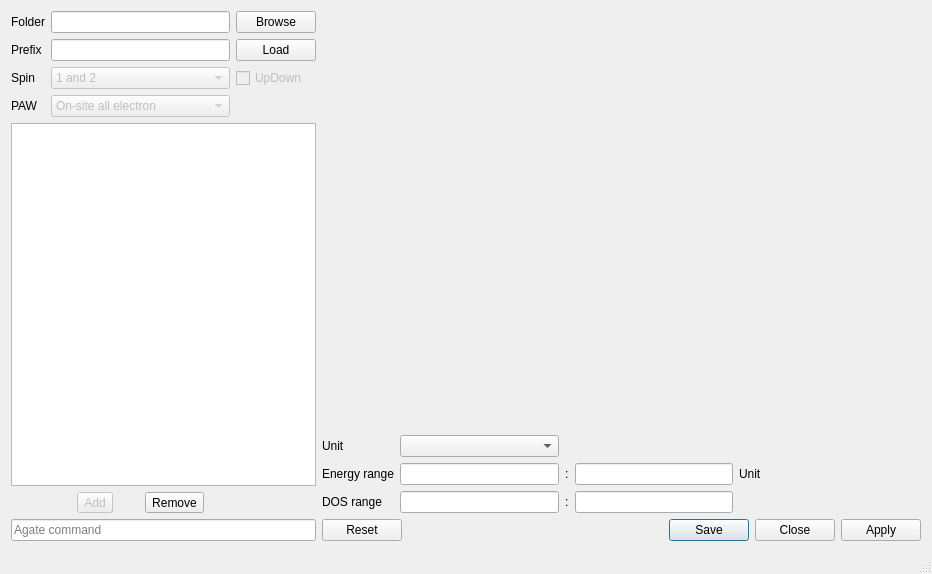
<?xml version="1.0" encoding="UTF-8"?>
<ui version="4.0">
 <class>QDos</class>
 <widget class="QMainWindow" name="QDos">
  <property name="geometry">
   <rect>
    <x>0</x>
    <y>0</y>
    <width>932</width>
    <height>574</height>
   </rect>
  </property>
  <property name="windowTitle">
   <string notr="true">qDOS</string>
  </property>
  <property name="windowIcon">
   <iconset resource="qdos.qrc">
    <normaloff>:/qdos.svg</normaloff>:/qdos.svg</iconset>
  </property>
  <widget class="QWidget" name="centralWidget">
   <layout class="QHBoxLayout" name="horizontalLayout">
    <item>
     <widget class="QWidget" name="widget_2" native="true">
      <property name="sizePolicy">
       <sizepolicy hsizetype="Fixed" vsizetype="Preferred">
        <horstretch>0</horstretch>
        <verstretch>0</verstretch>
       </sizepolicy>
      </property>
      <layout class="QHBoxLayout" name="horizontalLayout_2">
       <property name="spacing">
        <number>0</number>
       </property>
       <property name="leftMargin">
        <number>0</number>
       </property>
       <property name="topMargin">
        <number>0</number>
       </property>
       <property name="rightMargin">
        <number>0</number>
       </property>
       <property name="bottomMargin">
        <number>0</number>
       </property>
       <item>
        <layout class="QGridLayout" name="Left">
         <property name="sizeConstraint">
          <enum>QLayout::SetDefaultConstraint</enum>
         </property>
         <item row="1" column="0">
          <widget class="QLabel" name="prefixLabel">
           <property name="text">
            <string>Prefix</string>
           </property>
          </widget>
         </item>
         <item row="1" column="1">
          <widget class="QLineEdit" name="prefix">
           <property name="toolTip">
            <string>Prefix to find files</string>
           </property>
           <property name="statusTip">
            <string>Prefix to find files : prefix_DOS* will be used</string>
           </property>
           <property name="whatsThis">
            <string>Prefix to find files : prefix_DOS* will be used</string>
           </property>
           <property name="text">
            <string/>
           </property>
          </widget>
         </item>
         <item row="3" column="0">
          <widget class="QLabel" name="pawLabel">
           <property name="text">
            <string>PAW</string>
           </property>
          </widget>
         </item>
         <item row="0" column="1">
          <widget class="QLineEdit" name="folder">
           <property name="toolTip">
            <string>Folder to explore</string>
           </property>
           <property name="statusTip">
            <string>Folder to explore</string>
           </property>
           <property name="whatsThis">
            <string>Folder to explore</string>
           </property>
           <property name="text">
            <string notr="true"/>
           </property>
           <property name="readOnly">
            <bool>true</bool>
           </property>
          </widget>
         </item>
         <item row="6" column="0" colspan="3">
          <widget class="QLineEdit" name="command">
           <property name="toolTip">
            <string>Command to use with agate</string>
           </property>
           <property name="statusTip">
            <string>Command to use with agate</string>
           </property>
           <property name="whatsThis">
            <string>Command to use with agate</string>
           </property>
           <property name="readOnly">
            <bool>true</bool>
           </property>
           <property name="placeholderText">
            <string>Agate command </string>
           </property>
          </widget>
         </item>
         <item row="2" column="0">
          <widget class="QLabel" name="spinLabel">
           <property name="text">
            <string>Spin</string>
           </property>
          </widget>
         </item>
         <item row="0" column="0">
          <widget class="QLabel" name="folderLabel">
           <property name="text">
            <string>Folder</string>
           </property>
          </widget>
         </item>
         <item row="2" column="1">
          <widget class="QComboBox" name="spin">
           <property name="enabled">
            <bool>false</bool>
           </property>
           <property name="toolTip">
            <string>Spin component(s) to plot</string>
           </property>
           <property name="statusTip">
            <string>Spin component(s) to plot</string>
           </property>
           <property name="whatsThis">
            <string>Spin component(s) to plot</string>
           </property>
           <item>
            <property name="text">
             <string notr="true">1 and 2</string>
            </property>
           </item>
           <item>
            <property name="text">
             <string notr="true">1</string>
            </property>
           </item>
           <item>
            <property name="text">
             <string notr="true">2</string>
            </property>
           </item>
          </widget>
         </item>
         <item row="3" column="1">
          <widget class="QComboBox" name="paw">
           <property name="enabled">
            <bool>false</bool>
           </property>
           <property name="toolTip">
            <string>Paw component to plot</string>
           </property>
           <property name="statusTip">
            <string>Paw component to plot</string>
           </property>
           <property name="whatsThis">
            <string>Paw component to plot</string>
           </property>
           <item>
            <property name="text">
             <string>On-site all electron</string>
            </property>
           </item>
           <item>
            <property name="text">
             <string>On-site pseudo contribution</string>
            </property>
           </item>
           <item>
            <property name="text">
             <string>Plane-waves contribution</string>
            </property>
           </item>
          </widget>
         </item>
         <item row="0" column="2">
          <widget class="QPushButton" name="browse">
           <property name="toolTip">
            <string>Open file manager</string>
           </property>
           <property name="statusTip">
            <string>Open file manager</string>
           </property>
           <property name="whatsThis">
            <string>Open file manager</string>
           </property>
           <property name="text">
            <string>Browse</string>
           </property>
          </widget>
         </item>
         <item row="1" column="2">
          <widget class="QPushButton" name="load">
           <property name="enabled">
            <bool>true</bool>
           </property>
           <property name="text">
            <string>Load</string>
           </property>
          </widget>
         </item>
         <item row="5" column="1">
          <layout class="QHBoxLayout" name="horizontalLayout_3">
           <item>
            <widget class="QToolButton" name="add">
             <property name="enabled">
              <bool>false</bool>
             </property>
             <property name="toolTip">
              <string>Add a new projection</string>
             </property>
             <property name="statusTip">
              <string>Add a new projection</string>
             </property>
             <property name="whatsThis">
              <string>Add a new projection</string>
             </property>
             <property name="text">
              <string>Add</string>
             </property>
             <property name="icon">
              <iconset resource="qdos.qrc">
               <normaloff>:/icons/plus.svg</normaloff>:/icons/plus.svg</iconset>
             </property>
             <property name="toolButtonStyle">
              <enum>Qt::ToolButtonTextBesideIcon</enum>
             </property>
            </widget>
           </item>
           <item>
            <widget class="QToolButton" name="remove">
             <property name="toolTip">
              <string>Remove selected projections</string>
             </property>
             <property name="statusTip">
              <string>Remove selected projections</string>
             </property>
             <property name="whatsThis">
              <string>Remove selected projections</string>
             </property>
             <property name="text">
              <string>Remove</string>
             </property>
             <property name="icon">
              <iconset resource="qdos.qrc">
               <normaloff>:/icons/minus.svg</normaloff>:/icons/minus.svg</iconset>
             </property>
             <property name="toolButtonStyle">
              <enum>Qt::ToolButtonTextBesideIcon</enum>
             </property>
            </widget>
           </item>
          </layout>
         </item>
         <item row="4" column="0" colspan="3">
          <widget class="QTableView" name="toDraw">
           <property name="toolTip">
            <string>List of projections</string>
           </property>
           <property name="statusTip">
            <string>List of projections</string>
           </property>
           <property name="whatsThis">
            <string>List of projections</string>
           </property>
           <property name="editTriggers">
            <set>QAbstractItemView::DoubleClicked</set>
           </property>
           <property name="showDropIndicator" stdset="0">
            <bool>false</bool>
           </property>
           <property name="selectionBehavior">
            <enum>QAbstractItemView::SelectRows</enum>
           </property>
           <property name="cornerButtonEnabled">
            <bool>false</bool>
           </property>
          </widget>
         </item>
         <item row="2" column="2">
          <widget class="QCheckBox" name="updown">
           <property name="enabled">
            <bool>false</bool>
           </property>
           <property name="text">
            <string>UpDown</string>
           </property>
          </widget>
         </item>
        </layout>
       </item>
      </layout>
     </widget>
    </item>
    <item>
     <layout class="QVBoxLayout" name="Right">
      <item>
       <widget class="QPlot" name="plot" native="true">
        <property name="sizePolicy">
         <sizepolicy hsizetype="Expanding" vsizetype="Expanding">
          <horstretch>0</horstretch>
          <verstretch>0</verstretch>
         </sizepolicy>
        </property>
       </widget>
      </item>
      <item>
       <layout class="QGridLayout" name="gridLayout_2">
        <item row="1" column="2">
         <widget class="QLabel" name="sepE">
          <property name="text">
           <string>:</string>
          </property>
         </widget>
        </item>
        <item row="2" column="3">
         <widget class="QLineEdit" name="ymax">
          <property name="toolTip">
           <string>Maximal DOS</string>
          </property>
          <property name="statusTip">
           <string>Maximal DOS</string>
          </property>
          <property name="whatsThis">
           <string>Maximal DOS</string>
          </property>
         </widget>
        </item>
        <item row="1" column="3">
         <widget class="QLineEdit" name="xmax">
          <property name="toolTip">
           <string>Maximal energy</string>
          </property>
          <property name="statusTip">
           <string>Maximal energy</string>
          </property>
          <property name="whatsThis">
           <string>Maximal energy</string>
          </property>
         </widget>
        </item>
        <item row="0" column="0">
         <widget class="QLabel" name="unitLabel">
          <property name="text">
           <string>Unit</string>
          </property>
         </widget>
        </item>
        <item row="1" column="1">
         <widget class="QLineEdit" name="xmin">
          <property name="toolTip">
           <string>Minimal energy</string>
          </property>
          <property name="statusTip">
           <string>Minimal energy</string>
          </property>
          <property name="whatsThis">
           <string>Minimal energy</string>
          </property>
         </widget>
        </item>
        <item row="1" column="4">
         <widget class="QLabel" name="unitDisplay">
          <property name="text">
           <string>Unit</string>
          </property>
         </widget>
        </item>
        <item row="2" column="0">
         <widget class="QLabel" name="dosRange">
          <property name="text">
           <string>DOS range</string>
          </property>
         </widget>
        </item>
        <item row="2" column="1">
         <widget class="QLineEdit" name="ymin">
          <property name="toolTip">
           <string>Minimal DOS</string>
          </property>
          <property name="statusTip">
           <string>Minimal DOS</string>
          </property>
          <property name="whatsThis">
           <string>Minimal DOS</string>
          </property>
         </widget>
        </item>
        <item row="2" column="2">
         <widget class="QLabel" name="sepDos">
          <property name="text">
           <string>:</string>
          </property>
         </widget>
        </item>
        <item row="1" column="0">
         <widget class="QLabel" name="erangeLabel">
          <property name="text">
           <string>Energy range</string>
          </property>
         </widget>
        </item>
        <item row="1" column="5">
         <spacer name="horizontalSpacer">
          <property name="orientation">
           <enum>Qt::Horizontal</enum>
          </property>
          <property name="sizeHint" stdset="0">
           <size>
            <width>40</width>
            <height>20</height>
           </size>
          </property>
         </spacer>
        </item>
        <item row="0" column="1">
         <widget class="EnergyUnitCombo" name="unit">
          <property name="toolTip">
           <string>Unit for energy</string>
          </property>
          <property name="statusTip">
           <string>Unit for energy</string>
          </property>
          <property name="whatsThis">
           <string>Unit for energy</string>
          </property>
         </widget>
        </item>
       </layout>
      </item>
      <item>
       <widget class="QDialogButtonBox" name="buttonBox">
        <property name="standardButtons">
         <set>QDialogButtonBox::Apply|QDialogButtonBox::Close|QDialogButtonBox::Reset|QDialogButtonBox::Save</set>
        </property>
        <property name="centerButtons">
         <bool>false</bool>
        </property>
       </widget>
      </item>
     </layout>
    </item>
   </layout>
  </widget>
  <widget class="QStatusBar" name="statusBar"/>
  <action name="actionAdd">
   <property name="icon">
    <iconset resource="qdos.qrc">
     <normaloff>:/icons/plus.svg</normaloff>:/icons/plus.svg</iconset>
   </property>
   <property name="text">
    <string>Add</string>
   </property>
   <property name="toolTip">
    <string>Add a new DOS</string>
   </property>
   <property name="shortcut">
    <string>Ctrl+N</string>
   </property>
  </action>
  <action name="actionRemove">
   <property name="icon">
    <iconset resource="qdos.qrc">
     <normaloff>:/icons/minus.svg</normaloff>:/icons/minus.svg</iconset>
   </property>
   <property name="text">
    <string>Remove</string>
   </property>
   <property name="toolTip">
    <string>Remove selected DOS</string>
   </property>
   <property name="shortcut">
    <string>Ctrl+K</string>
   </property>
  </action>
 </widget>
 <layoutdefault spacing="6" margin="11"/>
 <customwidgets>
  <customwidget>
   <class>EnergyUnitCombo</class>
   <extends>QComboBox</extends>
   <header>tools/energyunitcombo.h</header>
  </customwidget>
  <customwidget>
   <class>QPlot</class>
   <extends>QWidget</extends>
   <header>tools/qplot.h</header>
   <container>1</container>
  </customwidget>
 </customwidgets>
 <resources>
  <include location="qdos.qrc"/>
 </resources>
 <connections/>
</ui>
